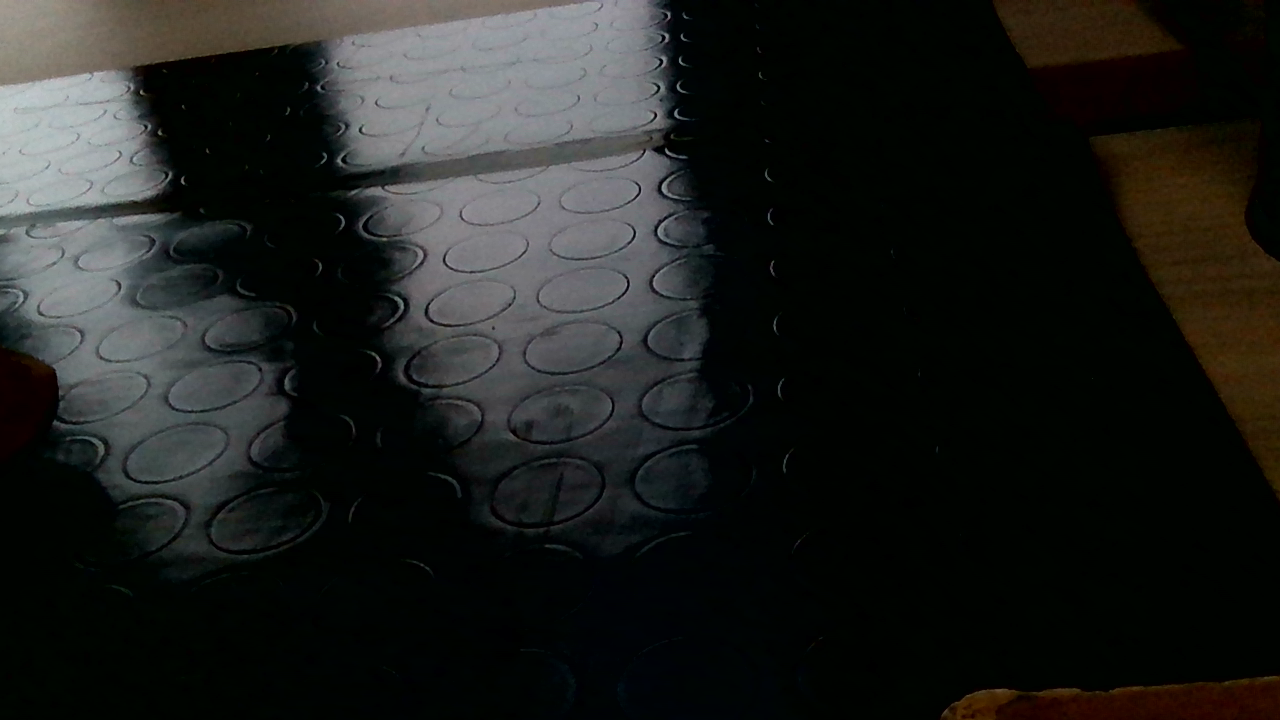
#> input picture debug.png, 1280 x 720 px
$ python -i camera_orbbec.py   (imports and definitions only)
#> lines starting #> are read from the running program, lines starting #| are printed output that depends on the picture
#> further down, picture is the input picture: shape (720, 1280, 3); mean B, G, R 29.2, 31.5, 29.9
import time
from multiprocessing import Queue
from typing import Tuple

import cv2
import numpy as np
from PIL import Image
from typing import Union, Any, Optional

from .config import DEFAULT_CAMERA_CONFIG

try:
    from pyorbbecsdk import *
except ImportError:
    raise ImportError("pyorbbecsdk is required for Orbbec camera support. Install it with: pip install pyorbbecsdk")

_initialized = False
MIN_DEPTH = 20  # 20mm
MAX_DEPTH = 10000  # 10000mm

class TemporalFilter:
    def __init__(self, alpha: float = 0.5) -> None:
        self.alpha = alpha
        self.previous_frame = None

    # [7 lines left out: function process, not called in this run]


class ImageCropper:
    # [10 lines left out: functions __init__, crop, not called in this run]

    def cropped2orig(self, row: int, col: int) -> Tuple[int, int]:
        return row + self.starting_row, col + self.starting_col

# This class is needed to pass the parameters between processes because the original types cannot be pickled
class Parameters:
    # [11 lines left out: function __init__, not called in this run]


def enhance_contrast(image, clip_limit=3.0, tile_grid_size=(8, 8)):
    """
    Enhance image contrast using CLAHE
    """
#> called with clip_limit = 3, tile_grid_size = (8, 8)
    if len(image.shape) == 3:
        lab = cv2.cvtColor(image, cv2.COLOR_BGR2LAB)
#> lab: shape (720, 1280, 3); mean of channels 0, 1, 2 32, 127.7, 129.1
        l, a, b = cv2.split(lab)
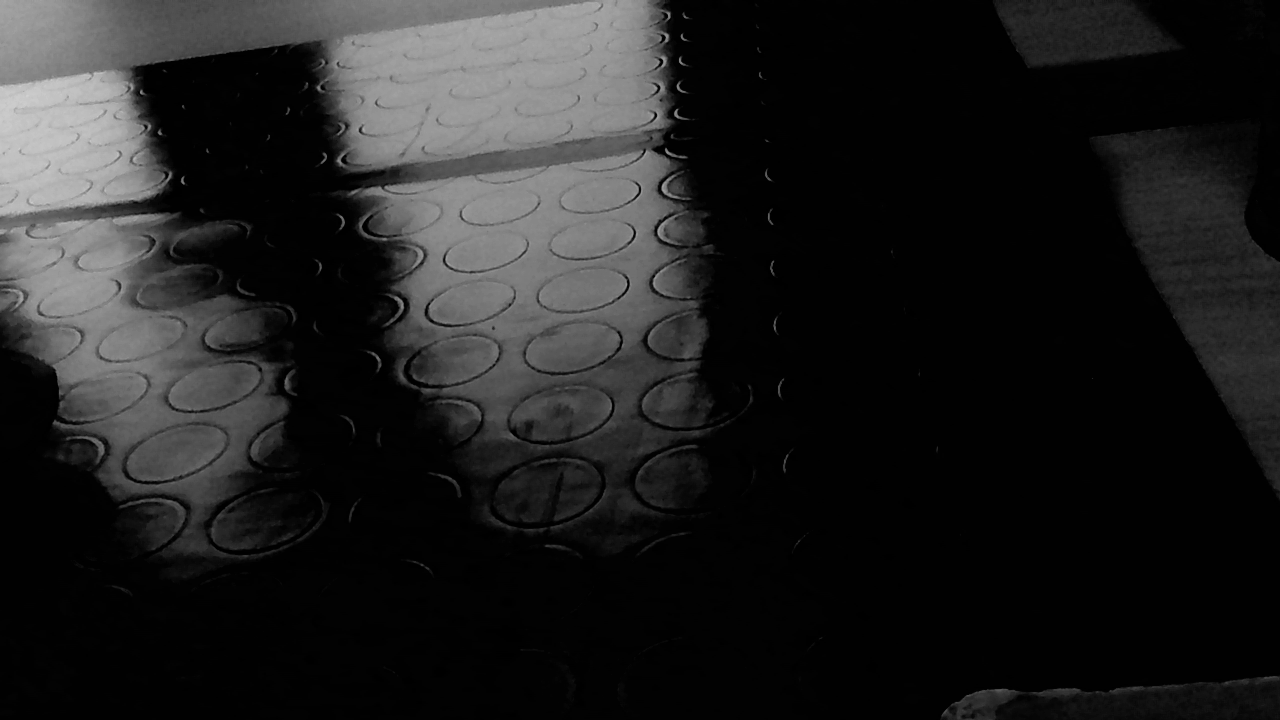
#> l: shape (720, 1280); min 0, max 210, mean 32
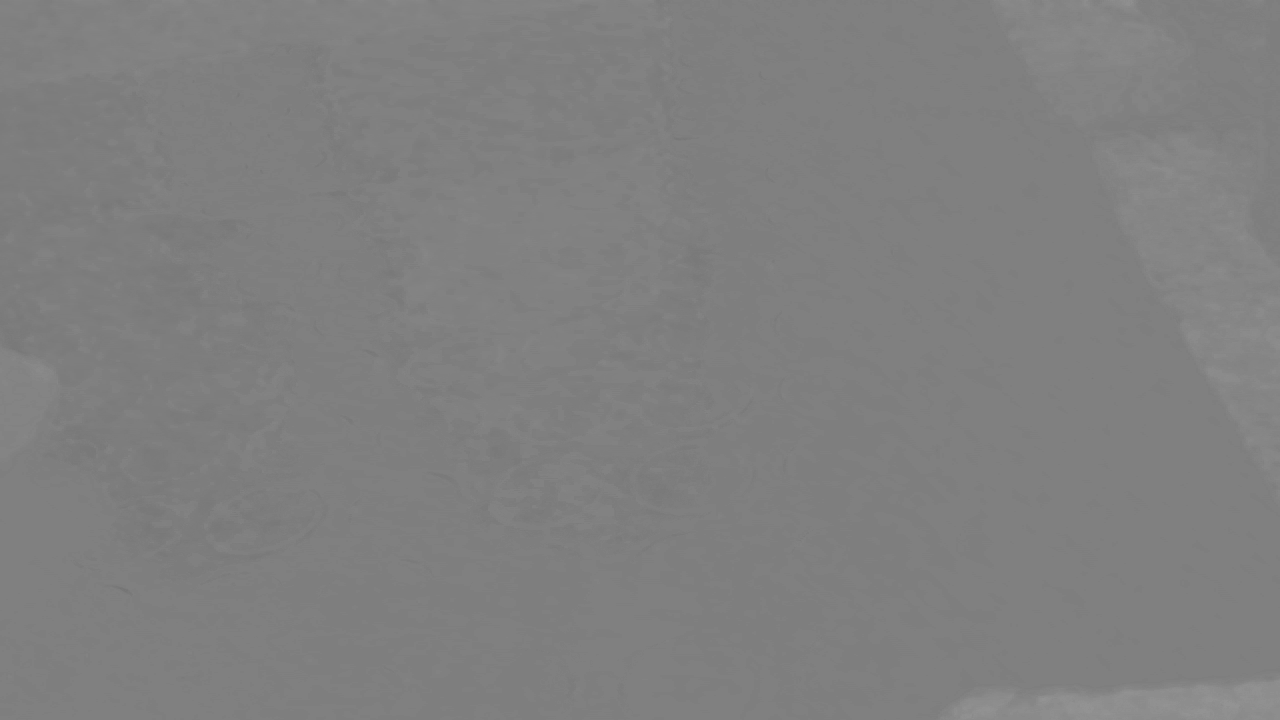
#> a: shape (720, 1280); min 116, max 147, mean 127.7
        clahe = cv2.createCLAHE(clipLimit=clip_limit, tileGridSize=tile_grid_size)
        l = clahe.apply(l)
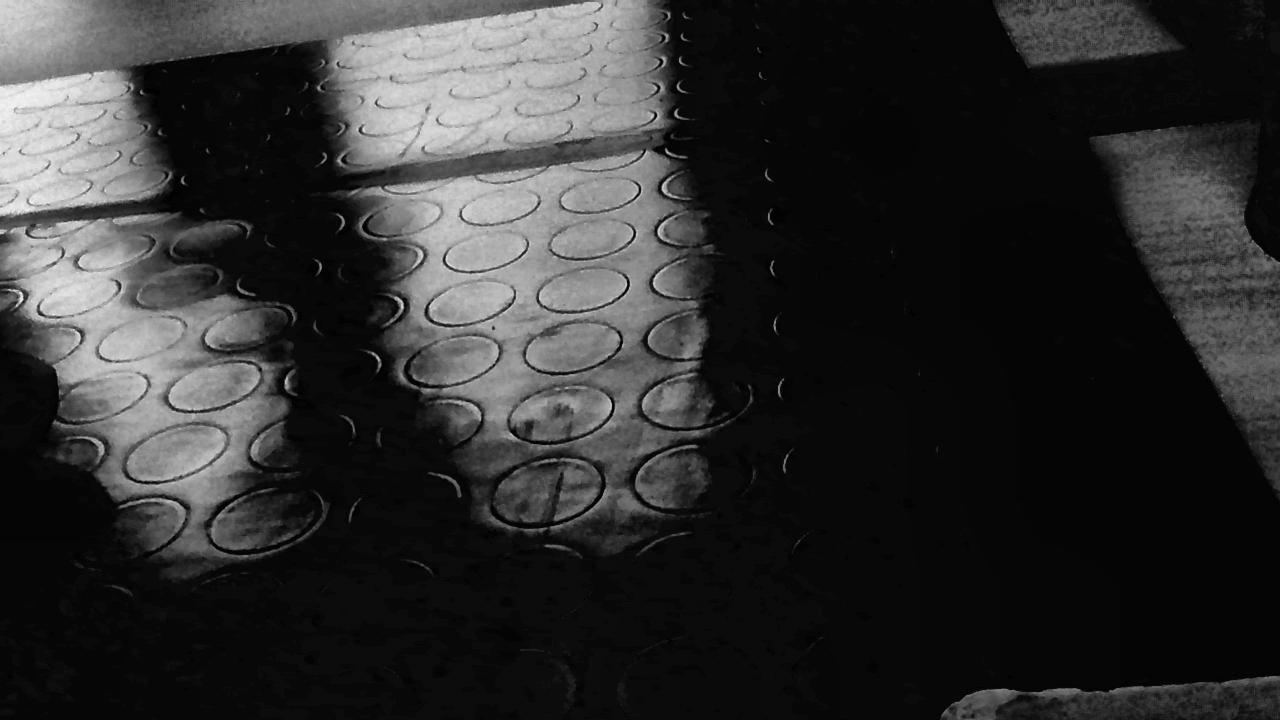
#> l: shape (720, 1280); min 1, max 245, mean 47
        lab = cv2.merge((l, a, b))
#> lab: shape (720, 1280, 3); mean of channels 0, 1, 2 47, 127.7, 129.1
        return cv2.cvtColor(lab, cv2.COLOR_LAB2BGR)
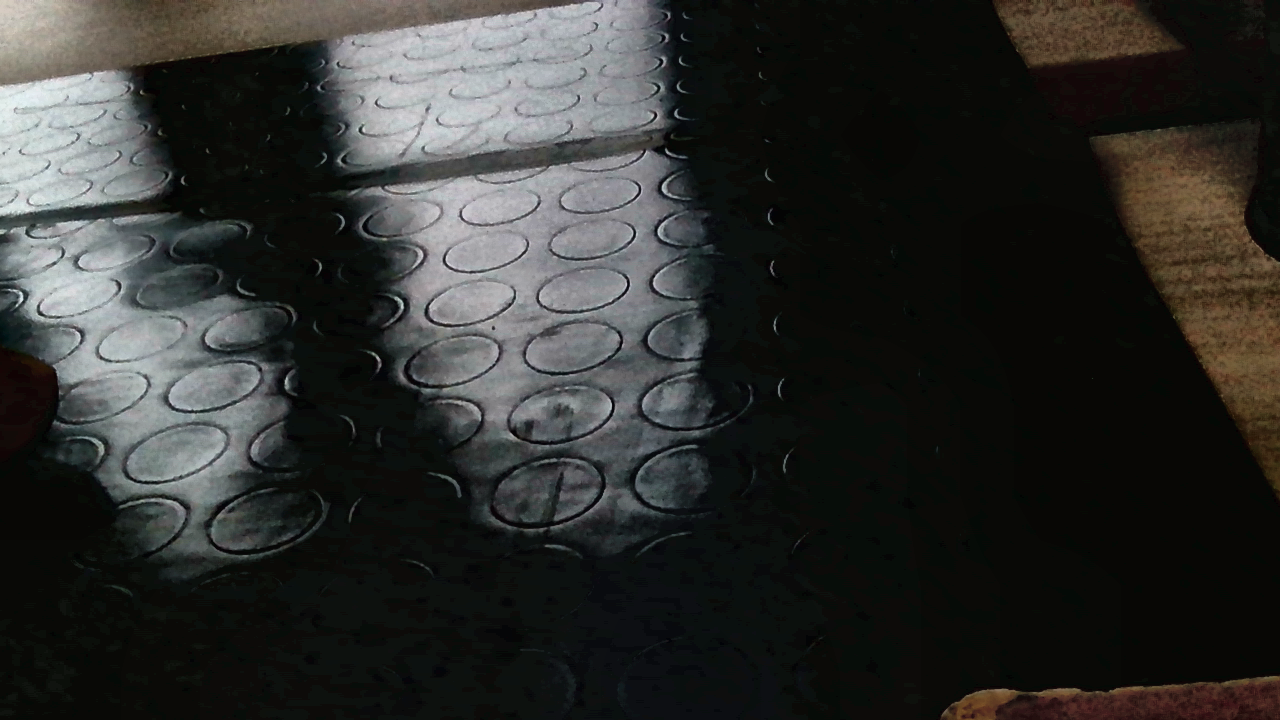
#> returned value: shape (720, 1280, 3); mean B, G, R 44.6, 46.9, 46.3
    else:
        clahe = cv2.createCLAHE(clipLimit=clip_limit, tileGridSize=tile_grid_size)
        return clahe.apply(image)

# [157 lines left out: functions convert_depth_to_phys_coord_using_orbbec, frame_to_bgr_image, get_frame_data, read_camera, not called in this run]

>>> import cv2
>>> picture = cv2.imread('../../debug.png')
>>> result = enhance_contrast(picture)
